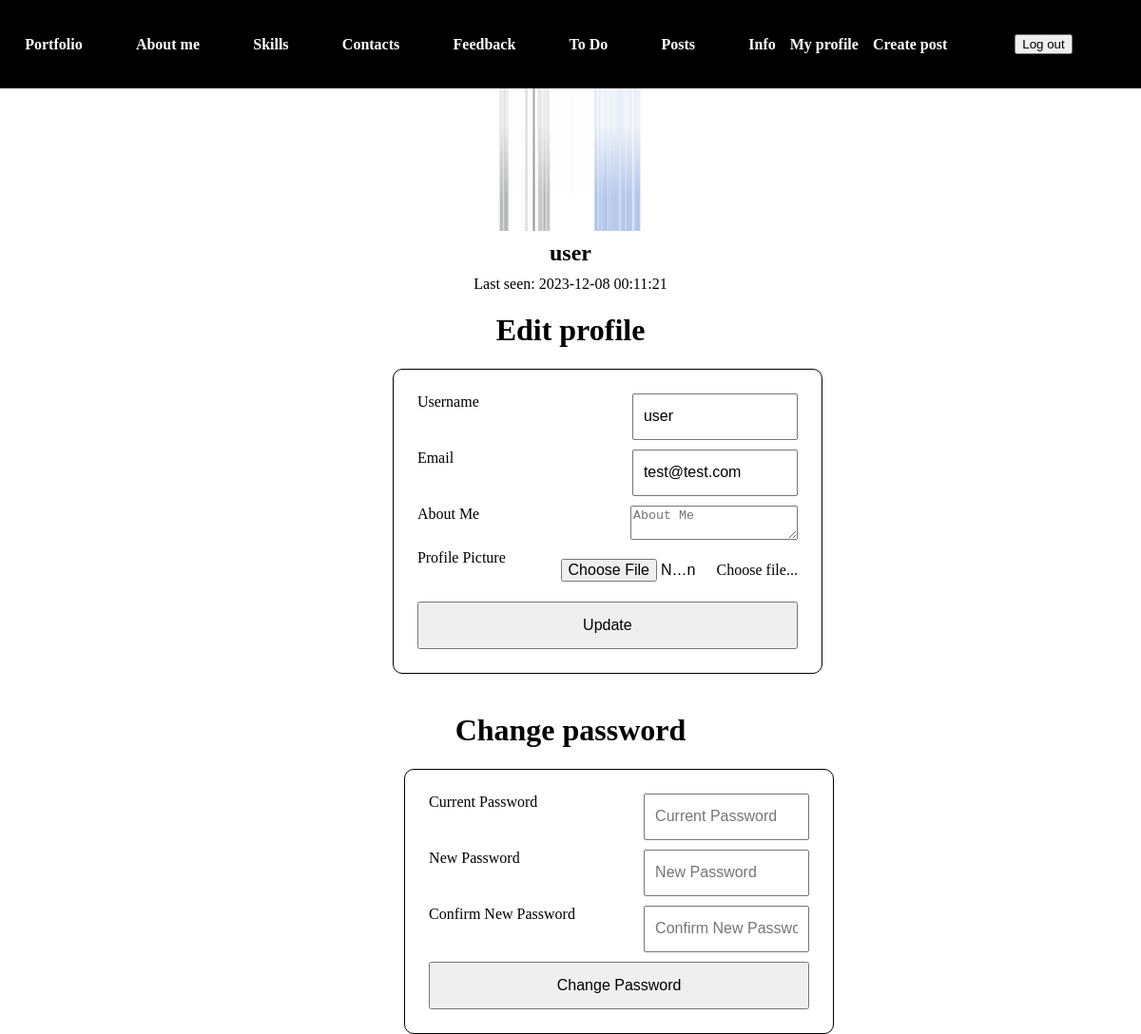
Page /account (signed in) on the committed database.
### app/auth/models.py (models this page shows, shortened)
class User(db.Model, UserMixin):
    id = db.Column(db.Integer, primary_key=True)
    username = db.Column(db.String(20), unique=True, nullable=False)
    email = db.Column(db.String(120), unique=True, nullable=False)
    image_file = db.Column(db.String(20), nullable=False, default='default.png')
    password_hash = db.Column(db.String(128))
    last_seen = db.Column(db.DateTime, default=datetime.datetime.now)
    about_me = db.Column(db.String(240))

### app/auth/views.py (the view)
@auth_blueprint.route('/account', methods=['GET', 'POST'])
@login_required
def account():
    update_account_form = UpdateAccountForm()
    change_password_form = ChangePasswordForm()
    if update_account_form.validate_on_submit():
        if update_account_form.picture.data:
            current_user.image_file = save_picture(update_account_form.picture.data)
        try:
            current_user.username = update_account_form.username.data
            current_user.email = update_account_form.email.data
            current_user.about_me = update_account_form.about_me.data
            db.session.commit()
            flash('Your account has been updated!', 'success')
        except:
            db.session.rollback()
            flash("Failed to update!", category="danger")
        return redirect(url_for('auth.account'))
    elif request.method == 'GET':
        update_account_form.username.data = current_user.username
        update_account_form.email.data = current_user.email
        update_account_form.about_me.data =  current_user.about_me
    return render_template('account.html', update_account_form=update_account_form, change_password_form=change_password_form)

### app/auth/forms.py (shortened to what this page needs)
class UpdateAccountForm(FlaskForm):
    username = StringField('Username', validators=[
        Length(min=4, max=14, message='Username must be between 4 and 14 characters.'),
        Regexp('^[A-Za-z][A-Za-z0-9_.]*$', 0, 'Username must have only letters, numbers, dots, or underscores')
    ])
    email = StringField('Email', validators=[Email()])
    picture = FileField('Update Profile Picture', validators=[FileAllowed(['jpg', 'png'], message='This file is not allowed')])
    about_me = TextAreaField('About Me', validators=[Length(min=0, max=240)])
    submit = SubmitField('Update')

class ChangePasswordForm(FlaskForm):
    current_password = PasswordField(label='Current Password', validators=[DataRequired(message="This field is required."), Length(min=6, message='Password must be more than 6 characters long')])
    new_password = PasswordField(label='New Password', validators=[DataRequired(message="This field is required."), Length(min=6, message='Password must be more than 6 characters long')])
    confirm_password = PasswordField(label='Confirm New Password', validators=[DataRequired(message="This field is required."), Length(min=6, message='Password must be more than 6 characters long')])
    submit = SubmitField("Change Password")

### app/auth/models.py (called while the page is built)
@login_manager.user_loader
def user_loader(user_id):
    return User.query.get(int(user_id))

### app/auth/views.py (called while the page is built)
@auth_blueprint.after_request
def after_request(response):
    if current_user:
        current_user.last_seen = datetime.now()
        try:
            db.session.commit()
        except:
            flash('Error while update user last seen!', 'danger')
    return response

### app/auth/templates/auth/account.html (shortened to what this page needs)
{% extends "base.html" %}
{% from "_formhelpers.html" import render_field %}
{% block body %}
<div style="display: flex; flex-direction: column; align-items: center;">
    <img alt="..." src="{{ url_for('static', filename='profile/' + current_user.image_file) }}" style="width: 150px; height: 150px;">
    <h2>{{ current_user.username }}</h2>
    <span>Last seen: {{current_user.last_seen.strftime('%Y-%m-%d %H:%M:%S')}}</span>
</div>
<div id="edit_profile_section" style="text-align: center;">
    <h1>Edit profile</h1>
</div>
<div style="margin: 0 auto;">
    <div>
        <form method="post" action="{{ url_for('auth.account') }}" id="edit_profile_form" novalidate enctype="multipart/form-data">
            {{ render_field(update_account_form.username)}}
            {{ render_field(update_account_form.email)}}
            {{ render_field(update_account_form.about_me)}}
            <div>
                <label for="picture">Profile Picture</label>
                <div>
                    {{ update_account_form.picture(id="picture") }}
                    <label for="picture">Choose file...</label>
                </div>
            </div>
            {{ update_account_form.submit() }}
        </form>
    </div>
</div>
<div id="change_password_section" style="text-align: center; padding-top: 20px;">
    <h1>Change password</h1>
</div>
<div style="margin: 0 auto;">
    <div>
        <form method="post" action="{{ url_for('auth.change_password') }}" id="change_password_form" novalidate>
            {{ render_field(change_password_form.current_password)}}
            {{ render_field(change_password_form.new_password)}}
            {{ render_field(change_password_form.confirm_password)}}
            {{ change_password_form.submit() }}
        </form>
    </div>
</div>
{% endblock %}

### app/templates/_formhelpers.html (shortened to what this page needs)
{% macro render_field(field, show_label=true, show_errors=true, id='') %}
  <div>
    {% if show_label %}
    <label for="{{ field.id }}">{{ field.label }}</label>
    {% endif %}
    {% set error_class = ' is-invalid' if field.errors else '' %}
    {% set placeholder_value = 'Incorrect input' if field.errors else field.label.text %}
    {% if field.type == 'SelectField' %}
      {{ field(class_="form-control" ~ error_class, id=id, style="background-color: #000; color: white;")|safe }}
    {% else %}
      {{ field(class="form-control" ~ error_class, placeholder=placeholder_value, id=id)|safe }}
    {% endif %}
  </div>
{% endmacro %}

### app/static/css/style.css (style rules this page uses)
body { margin: 0; height: 100vh; display: flex; flex-direction: column; }
img { height: 80px; }
h2 { margin: 10px 0; }
body { margin: 0; }
input { height: 25px; width: 150px; padding: 10px; font-size: 16px; }
input[type="submit"] { height: 50px; width: 100%; }
form { max-width: 400px; display: flex; flex-direction: column; gap: 10px; width: 100%; padding: 25px; border: 1px solid #000; border-radius: 10px; margin-left: 30px; }
form > div { display: flex; justify-content: space-between; }
img { max-width: 250px; height: 100%; }
textarea { width: 170px; }

### rows in the picture
User: image_file (picture), username "user", last_seen "2023-12-08 00:11:21", email "test@test.com"

### other values in the picture
{{ name }} "About me" "Skills" "Contacts" "Feedback" "To Do" "Posts"
{{ sub_name }} "Info" "My profile" "Create post"
{{ sub_name }} "Log out"
{{ field.label }} "Username Email About Me Current Password New Password Confirm New Password"
